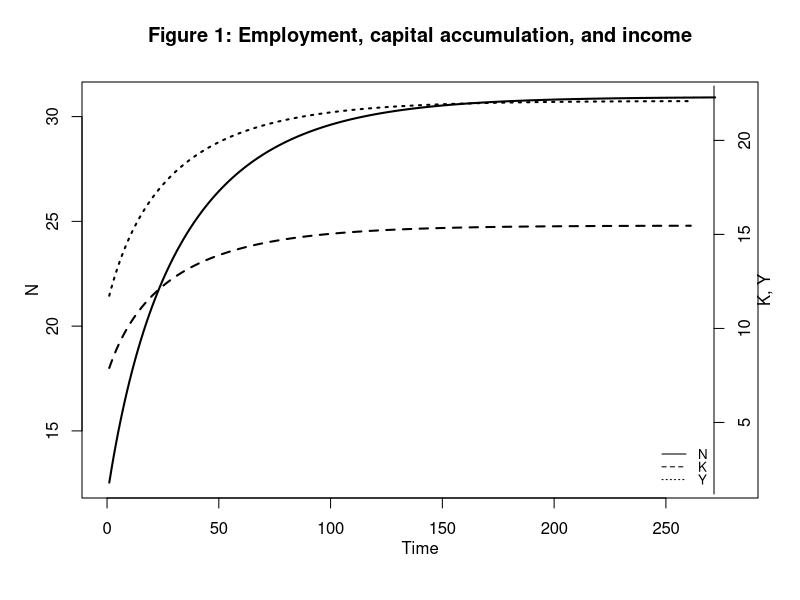
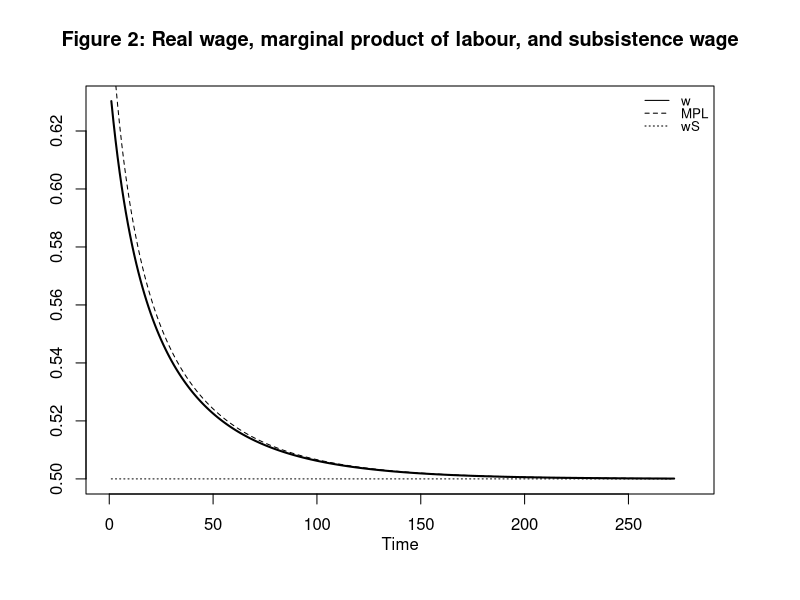
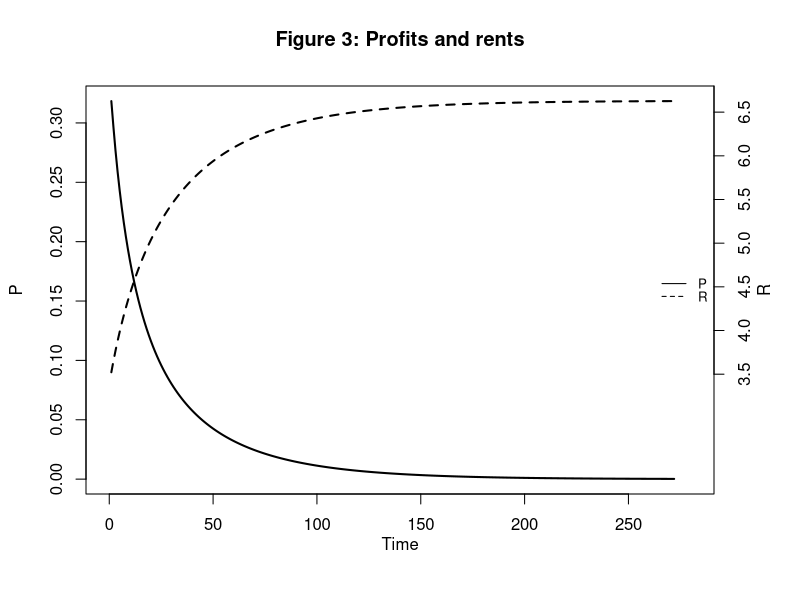
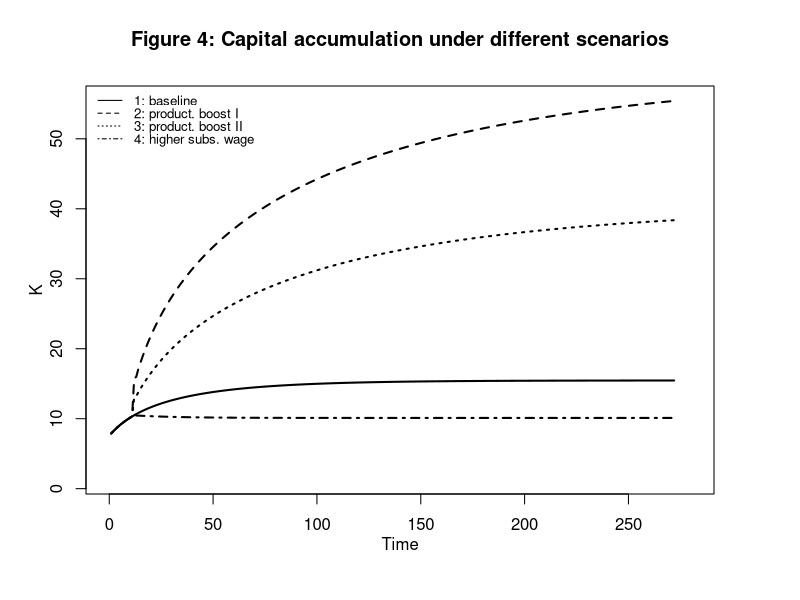
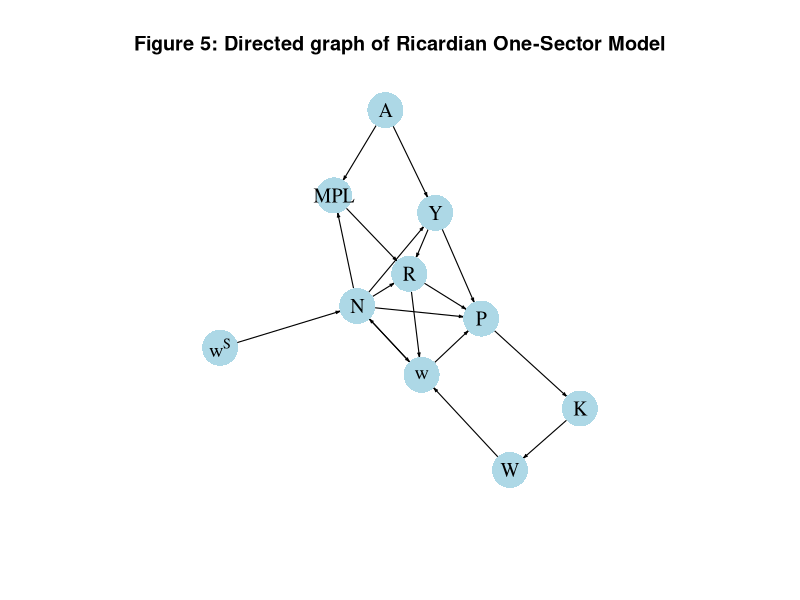

Recreate these plots in R, in order.
## ---- chunk 1
# Clear the environment
rm(list=ls(all=TRUE))

# Set number of periods
T=500

# Set number of scenarios (including baseline)
S=4

# Set period in which shock/shift will occur
s=20

# Create (S x T)-matrices that will contain the simulated data
Y=matrix(data=1,nrow=S,ncol=T) # Income/output
R=matrix(data=1,nrow=S,ncol=T) # Rent
P=matrix(data=1,nrow=S,ncol=T) # Profits
N=matrix(data=1,nrow=S,ncol=T) # employment
w=matrix(data=1,nrow=S,ncol=T) # real wage
K=matrix(data=1,nrow=S,ncol=T) # capital stock
MPL=matrix(data=1,nrow=S,ncol=T) # marginal product of labour
W=matrix(data=1,nrow=S,ncol=T) # wage bill
N_eq=vector(length=S)          # equilibrium population
K_eq=vector(length=S)          # equilibrium capital

# Set baseline parameter values
A=matrix(data=2,nrow=S,ncol=T) # productivity
a=matrix(data=0.7,nrow=S,ncol=T) # labour elasticity of output
beta=1 # Sensitivity of investment with respect to profits
gamma=5 # adjustment speed of population
wS=matrix(data=0.5,nrow=S,ncol=T) # subsistence wage rate

# Set parameter values for different scenarios
A[,s:T][2,]=3 # scenario 2: productivity boost I
a[,s:T][3,]=0.75 # scenario 3: productivity boost II
wS[,s:T][4,]=0.6 # scenario 4: increase in subsistence wage

# Initialise variables such that employment and the capital stock are below the equilibrium
N[,1]=1
K[,1]=1   
Y[,1]=A[,1]*N[,1]^(a[,1])
MPL[,1]=a[,1]*A[,1]*(N[,1]^(a[,1]-1))
w[,1]=wS[,1]

# Simulate the model by looping over T time periods for S different scenarios
for (i in 1:S){
  
  for (t in 2:T){
    
    for (iterations in 1:1000){ # run the model 1000-times in each period
      
    #Model equations
    
    #(1) Output
    Y[i,t] = A[i,t]*N[i,t]^(a[i,t])
    
    #(2) Wage bill
    W[i,t] = K[i,t] 
    
    #(3) Real wage rate
    w[i,t] = W[i,t]/N[i,t] 
     
    #(4) Marginal product of labour
    MPL[i,t] = a[i,t]*A[i,t]*(N[i,t]^(a[i,t]-1))

    #(5) Rents
    R[i,t] = Y[i,t] - N[i,t]*MPL[i,t]
    
    #(6) Profits
    P[i,t] = Y[i,t]- R[i,t] - N[i,t]*w[i,t]
    
    # (7) Capital accumulation
    K[i,t] = K[i,t-1] + beta*P[i,t-1]
    
    #(8) Employment/population dynamics  
    N[i,t] = N[i,t-1] + gamma*(w[i,t-1] - wS[i,t-1])
    
    } # close iterations loop
  }   # close time loop
}     # close scenario loop
## ---- chunk 2
# Set start and end periods for plots
Tmax=280
Tmin =10

## Baseline
#Employment, capital accumulation, and income
plot(N[1, Tmin:(Tmax+1)],type="l", lwd=2, lty=1, xlim=range(0:(Tmax)), ylab = '', xlab = '')
title(main="Figure 1: Employment, capital accumulation, and income",ylab = 'N', xlab = 'Time', cex=0.8, line=2)
par(mar = c(5, 4, 4, 4) + 0.3)
par(new = TRUE)
plot(K[1, Tmin:Tmax],type="l", col=1, lwd=2, lty=2, font.main=1,cex.main=1,ylab = '', axes=FALSE,
     xlab = '',ylim = range(Y[1, 2:(Tmax+1)]),cex.axis=1,cex.lab=0.75)
lines(Y[1, Tmin:(Tmax+1)],lty=3, lwd=2)
axis(side = 4, at = pretty(range(Y[1, 2:(Tmax+1)])))  
mtext("K, Y", side = 4, line = 2)
legend("bottomright", legend=c("N", "K", "Y"),
       lty=1:3, cex=0.8, bty = "n", y.intersp=0.8)

# Real wage, subsistence wage, and MPL
plot(w[1, Tmin:(Tmax+1)],type="l", col=1, lwd=2, lty=1, xlim=range(0:(Tmax)), xlab="", ylab="", ylim=range(wS[1, Tmin:Tmax],w[1, Tmin:(Tmax)])) 
title(main="Figure 2: Real wage, marginal product of labour, and subsistence wage", xlab = 'Time',cex=0.8,line=2)
lines(MPL[1, Tmin:Tmax],lty=2)
lines(wS[1, Tmin:Tmax],lty=3)
legend("topright", legend=c("w", "MPL", "wS"),
       lty=1:3, cex=0.8, bty = "n", y.intersp=0.8)

# Profits and Rents
plot(P[1, Tmin:(Tmax+1)],type="l", col=1, lwd=2, lty=1, xlim=range(0:(Tmax)), xlab="", ylab="", ylim=range(P[1, Tmin:Tmax])) 
title(main="Figure 3: Profits and rents", xlab = 'Time',cex=0.8,line=2)
par(mar = c(5, 4, 4, 4) + 0.3)
par(new = TRUE)
plot(R[1, Tmin:(Tmax+1)],type="l", col=1, lwd=2, lty=2, xlim=range(0:(Tmax)), xlab="", ylab="P", 
     ylim=range(R[1, 3:Tmax]), axes=FALSE) 
axis(side = 4, at = pretty(range(R[1, Tmin:(Tmax+1)])))  
mtext("R", side = 4, line = 2)
legend("right", legend=c("P", "R"), lty=1:2, cex=0.8, bty = "n", y.intersp=0.8)


## ---- chunk 3
## Different scenarios
# Capital accumulation
plot(K[1, Tmin:(Tmax+1)],type="l", lwd=2, lty=1, xlim=range(0:(Tmax)), ylim=range(K[1, 2:Tmax], K[2, Tmin:Tmax]), ylab = '', xlab = '')
title(main="Figure 4: Capital accumulation under different scenarios",ylab = 'K', xlab = 'Time',cex=0.8, line=2)
lines(K[2, Tmin:(Tmax+1)],lty=2, lwd=2)
lines(K[3, Tmin:(Tmax+1)],lty=3, lwd=2)
lines(K[4, Tmin:(Tmax+1)],lty=4, lwd=2)
legend("topleft", legend=c("1: baseline","2: product. boost I", "3: product. boost II", "4: higher subs. wage"), lty=1:4, cex=0.8, bty = "n", y.intersp=0.8)
## ---- chunk 4
## Create directed graph
# Construct auxiliary Jacobian matrix for 10 variables: Y W w MPL R P K N A wS,
# where non-zero elements in regular Jacobian are set to 1 and zero elements are unchanged
M_mat=matrix(c(0,0,0,0,0,0,0,1,1,0,
               0,0,0,0,0,0,1,0,0,0,
               0,1,0,0,1,0,0,1,0,0,
               0,0,0,0,0,0,0,1,1,0,
               1,0,0,1,0,0,0,1,0,0,
               1,0,1,0,1,0,0,1,0,0,
               0,0,0,0,0,1,0,0,0,0,
               0,0,1,0,0,0,0,0,0,1,
               0,0,0,0,0,0,0,0,0,0,
               0,0,0,0,0,0,0,0,0,0), 10,10, byrow=TRUE)

# Create adjacency matrix from transpose of auxiliary Jacobian and add column names
A_mat=t(M_mat)

# Create and plot directed graph from adjacency matrix
library(igraph)
dg= graph_from_adjacency_matrix(A_mat, mode="directed", weighted= NULL)

# Define node labels
V(dg)$name=c("Y", "W", "w", "MPL", "R", "P", "K", "N", "A", expression(w^S))

# Plot directed graph
plot(dg, main="Figure 5: Directed graph of Ricardian One-Sector Model", vertex.size=20, vertex.color="lightblue", 
     vertex.label.color="black", edge.arrow.size=0.2, edge.width=1.1, edge.size=1.2,
     edge.arrow.width=1, edge.color="black", vertex.label.cex=1.2, 
     vertex.frame.color="NA", margin=-0.05)
## ---- chunk 5
# Calculate equilibrium solutions
for (i in 1:S){
  N_eq[i]=(wS[i,T]/(a[i,T]*A[i,T]))^(-1/(1-a[i,T]))
  K_eq[i]=a[i,T]*A[i,T]*(wS[i,T]/(a[i,T]*A[i,T]))^(-a[i,T]/(1-a[i,T]))
}

# Compare with numerical solutions (here only for baseline)
N_eq[1]
N[1,T]

K_eq[1]
K[1,T]

### Examine model properties (here for the baseline scenario only)
# Construct Jacobian matrix at the equilibrium 
J=matrix(c(1-beta, beta*a[1,T]*wS[1,T],
           beta*(wS[1,T]/(a[1,T]*A[1,T]))^(1/(1-a[1,T])),
           1-gamma*a[1,T]*A[1,T]*(wS[1,T]/(a[1,T]*A[1,T]))^((2-a[1,T])/(1-a[1,T]))), 2, 2, byrow=TRUE)

# Obtain eigenvalues
ev=eigen(J)
(values = ev$values)

# Obtain determinant and trace
det=det(J)      # determinant
tr=sum(diag(J)) # trace

#Check general stability conditions
print(1+tr+det>0)
print(1+tr-det>0)
print(1-det>0)

# Check specific stability condition for the case beta=1
for (i in 1:S){
print(paste0("Scenario ", i, ":"))
print(2-gamma*a[i,T]*(A[i,T]*(wS[i,T]/(a[i,T]*A[i,T]))^((2-a[i,T])/(1-a[i,T])) 
                      + wS[i,T]*(wS[i,T]/(a[i,T]*A[i,T]))^(1/(1-a[i,T])))>0)
}
